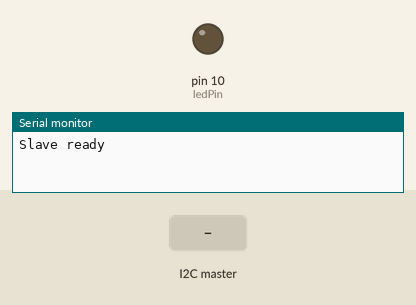
Recording of a sketch running on a simulated Arduino Uno, built with avr-gcc and run on an emulated ATmega328P. Shown: output pins drawn as LEDs (lit = HIGH), the last lines printed to the serial monitor. Inputs (shaded band) come from the test bench.

Above: at 1.2 s.
1.3 s: the I2C master sends the byte 1
At 2.3 s:
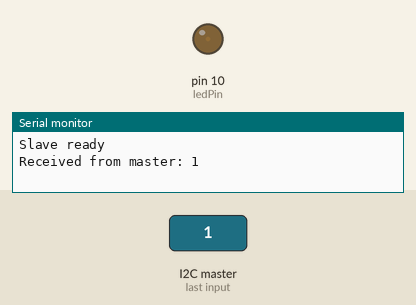
2.8 s: the I2C master sends the byte 90
At 3.5 s:
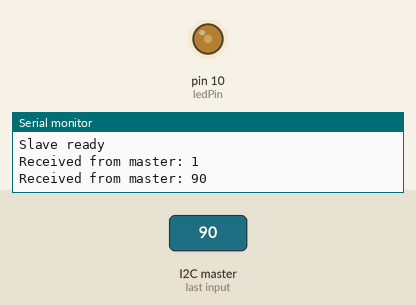
4.3 s: the I2C master sends the byte 200
At 4.7 s:
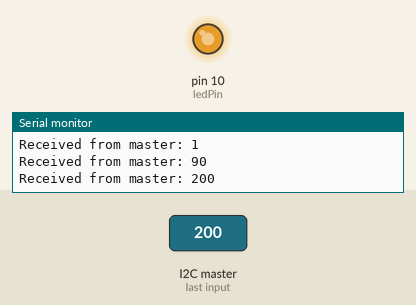
Timing chart, 0 to 7.3 s (numbered marks = the images above; inputs shaded):
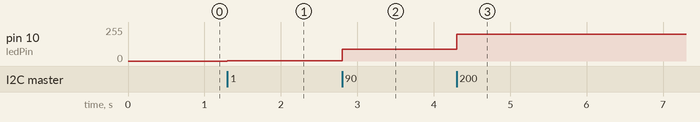

The sketch:

slaveCode.ino
```cpp
#include <Wire.h>

byte receivedData = 0;
int brightness = 0;
int ledPin = 10;

void setup() {
  Wire.begin(8);  // join I2C bus with address #8
  Wire.onReceive(receiveEvent);
  Serial.begin(9600);
  Serial.println("Slave ready");
}

void loop() {
  delay(50);
}

void receiveEvent(int bytes) {
  if (Wire.available()) {
    receivedData = Wire.read();
    Serial.print("Received from master: ");
    Serial.println(receivedData);
    brightness = receivedData;
  	analogWrite(ledPin, brightness);
  }
}
```

Measured:
- after the input at 1.3 s, pin 10 (ledPin): 0/255 → 1/255 at once
- after the input at 2.8 s, pin 10 (ledPin): 1/255 → 90/255 at once
- after the input at 4.3 s, pin 10 (ledPin): 90/255 → 200/255 at once
